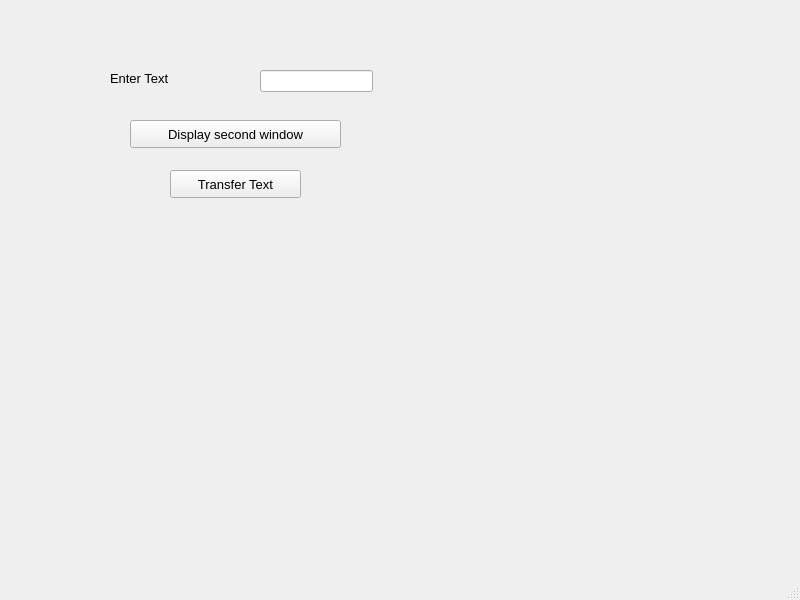
<?xml version="1.0" encoding="UTF-8"?>
<ui version="4.0">
 <class>firstWindow</class>
 <widget class="QMainWindow" name="firstWindow">
  <property name="geometry">
   <rect>
    <x>0</x>
    <y>0</y>
    <width>800</width>
    <height>600</height>
   </rect>
  </property>
  <property name="font">
   <font>
    <family>Arial</family>
    <pointsize>10</pointsize>
   </font>
  </property>
  <property name="windowTitle">
   <string>First Window</string>
  </property>
  <widget class="QWidget" name="centralwidget">
   <widget class="QLabel" name="lblText">
    <property name="geometry">
     <rect>
      <x>110</x>
      <y>70</y>
      <width>91</width>
      <height>16</height>
     </rect>
    </property>
    <property name="text">
     <string>Enter Text</string>
    </property>
   </widget>
   <widget class="QLineEdit" name="txtInput">
    <property name="geometry">
     <rect>
      <x>260</x>
      <y>70</y>
      <width>113</width>
      <height>22</height>
     </rect>
    </property>
   </widget>
   <widget class="QPushButton" name="btnDisplay">
    <property name="geometry">
     <rect>
      <x>130</x>
      <y>120</y>
      <width>211</width>
      <height>28</height>
     </rect>
    </property>
    <property name="text">
     <string>Display second window</string>
    </property>
   </widget>
   <widget class="QPushButton" name="btnTransfer">
    <property name="geometry">
     <rect>
      <x>170</x>
      <y>170</y>
      <width>131</width>
      <height>28</height>
     </rect>
    </property>
    <property name="text">
     <string>Transfer Text</string>
    </property>
   </widget>
  </widget>
  <widget class="QMenuBar" name="menubar">
   <property name="geometry">
    <rect>
     <x>0</x>
     <y>0</y>
     <width>800</width>
     <height>25</height>
    </rect>
   </property>
  </widget>
  <widget class="QStatusBar" name="statusbar"/>
 </widget>
 <resources/>
 <connections/>
</ui>
